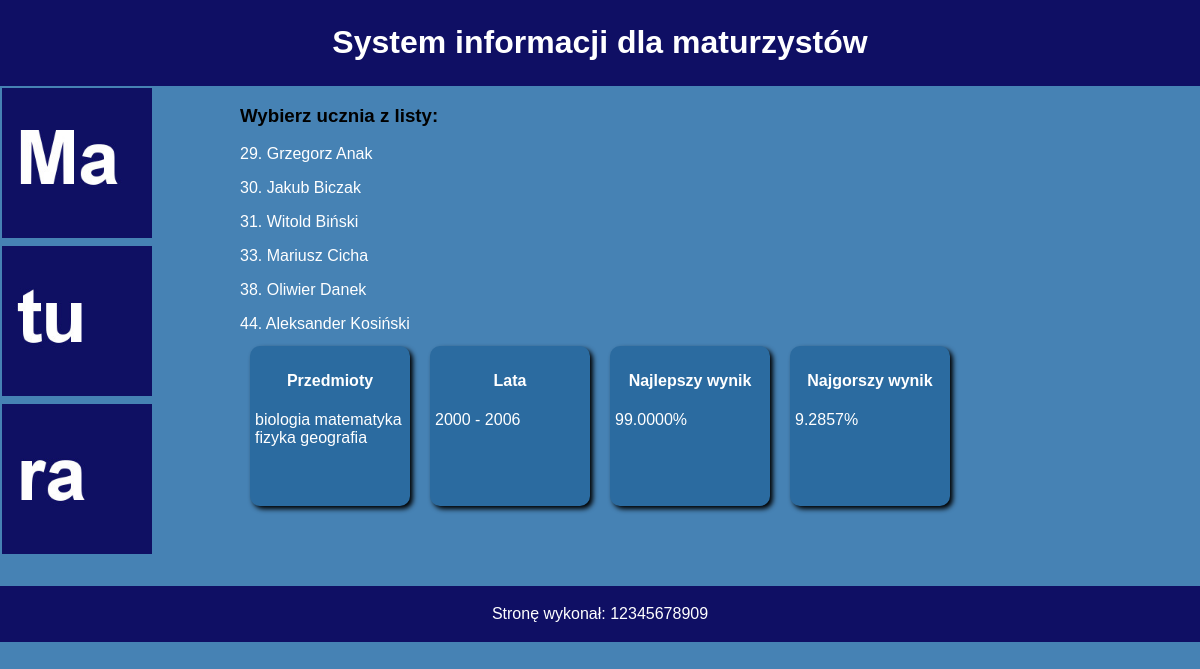
Screenshot of /04/index.php with the database file from the repository.
### tables this page shows
CREATE TABLE IF NOT EXISTS `maturzysta` (
  `id` int(11) NOT NULL,
  `imie` varchar(20) NOT NULL,
  `nazwisko` varchar(20) NOT NULL,
  `szkola` char(2) NOT NULL
);

### 04/index.php (the view, shortened to what this page needs)
<?php
$mysqli = new mysqli("127.0.0.1", "root", "", "matura");
$sql1 = "SELECT DISTINCT a.przedmiot FROM arkusz a;";
$res1 = $mysqli->query($sql1);
$sql2 = "SELECT MIN(a.rok) as najstarszy, MAX(a.rok) as najmlodszy FROM arkusz a;";
$res2 = $mysqli->query($sql2)->fetch_assoc();
$sql3 = "SELECT w.maturzysta_id, AVG(w.punkty) AS wynik FROM wynik w GROUP BY w.maturzysta_id ORDER BY wynik DESC LIMIT 1;";
$res3 = $mysqli->query($sql3)->fetch_assoc();
$sql4 = "SELECT w.maturzysta_id, AVG(w.punkty) AS wynik FROM wynik w GROUP BY w.maturzysta_id ORDER BY wynik LIMIT 1;";
$res4 = $mysqli->query($sql4)->fetch_assoc();
$sql5 = "SELECT m.id, m.imie, m.nazwisko FROM maturzysta m WHERE m.szkola = 'T3' ORDER BY m.nazwisko;";
$res5 = $mysqli->query($sql5);
?>
<!DOCTYPE html>
<html lang="pl">
<head>
    <link rel="stylesheet" href="styl.css">
</head>
<body>
    <header class="header">
        <h1>System informacji dla maturzystów</h1>
    </header>
    <aside class="aside">
        <img src="ma.jpg" alt="Matura">
        <br>
        <img src="tu.jpg" alt="Matura">
        <br>
        <img src="ra.jpg" alt="Matura">
    </aside>
    <section class="first-section">
        <h3>Wybierz ucznia z listy:</h3>
        <?php while ($row = $res5->fetch_assoc()): ?>
            <p><a href="wynik.php?id=<?= $row["id"] ?>&imie=<?= $row["imie"] ?>&nazwisko=<?= $row["nazwisko"] ?>"><?= $row["id"] . ". " . $row["imie"] . " " . $row["nazwisko"] ?></a></p>
        <?php endwhile; ?>
    </section>
    <section class="second-section">
        <div class="second-section-block">
            <h4>Przedmioty</h4>
            <?php while ($row = $res1->fetch_assoc()) echo $row["przedmiot"] . " "; ?>
        </div>
        <div class="second-section-block">
            <h4>Lata</h4>
            <?= $res2["najstarszy"] ?> - <?= $res2["najmlodszy"] ?>
        </div>
        <div class="second-section-block">
            <h4>Najlepszy wynik</h4>
            <?= $res3["wynik"] ?>%
        </div>
        <div class="second-section-block">
            <h4>Najgorszy wynik</h4>
            <?= $res4["wynik"] ?>%
        </div>
    </section>
    <footer class="footer">
        <p>Stronę wykonał: 12345678909</p>
    </footer>
</body>
</html>

### 04/styl.css (style rules this page uses)
body { font-family: cursive, sans-serif; background: #4682b4; margin: 0; }
.header, .footer { background: #0f0f64; color: white; text-align: center; padding: 3px; clear: both; }
.aside { width: 20%; height: 500px; float: left; }
section { width: 80%; height: 250px; overflow: auto; float: right; }
img { width: 150px; padding: 2px; }
h4 { text-align: center; }
a { color: white; text-decoration: none; }
.second-section-block { background: #2b6ba0; color: white; width: 150px; height: 150px; margin: 10px; padding: 5px; border-radius: 10px; box-shadow: 3px 3px 5px black; float: left; }

### rows the page displays
maturzysta: id "29", imie "Grzegorz", nazwisko "Anak"
maturzysta: id "30", imie "Jakub", nazwisko "Biczak"
maturzysta: id "31", imie "Witold", nazwisko "Biński"
maturzysta: id "33", imie "Mariusz", nazwisko "Cicha"
maturzysta: id "38", imie "Oliwier", nazwisko "Danek"
maturzysta: id "44", imie "Aleksander", nazwisko "Kosiński"

### other values shown
$row["przedmiot"] "biologia"
$row["przedmiot"] "matematyka"
$row["przedmiot"] "fizyka"
$row["przedmiot"] "geografia"
$res2["najstarszy"] "2000"
$res2["najmlodszy"] "2006"
$res3["wynik"] "99.0000"
$res4["wynik"] "9.2857"
